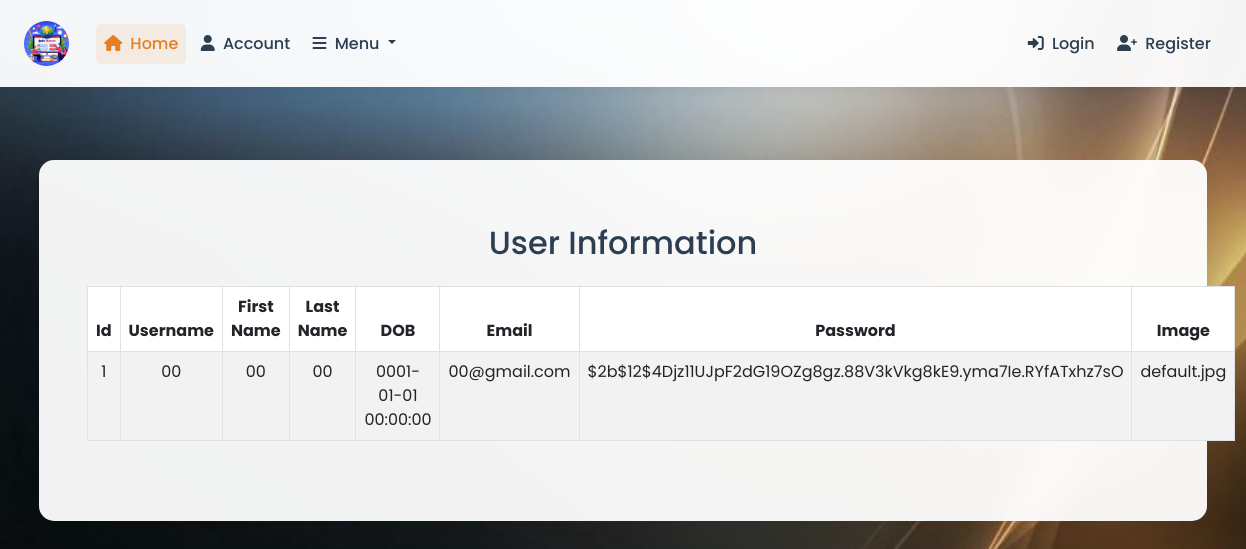
Page /users_list on the earlier database version.
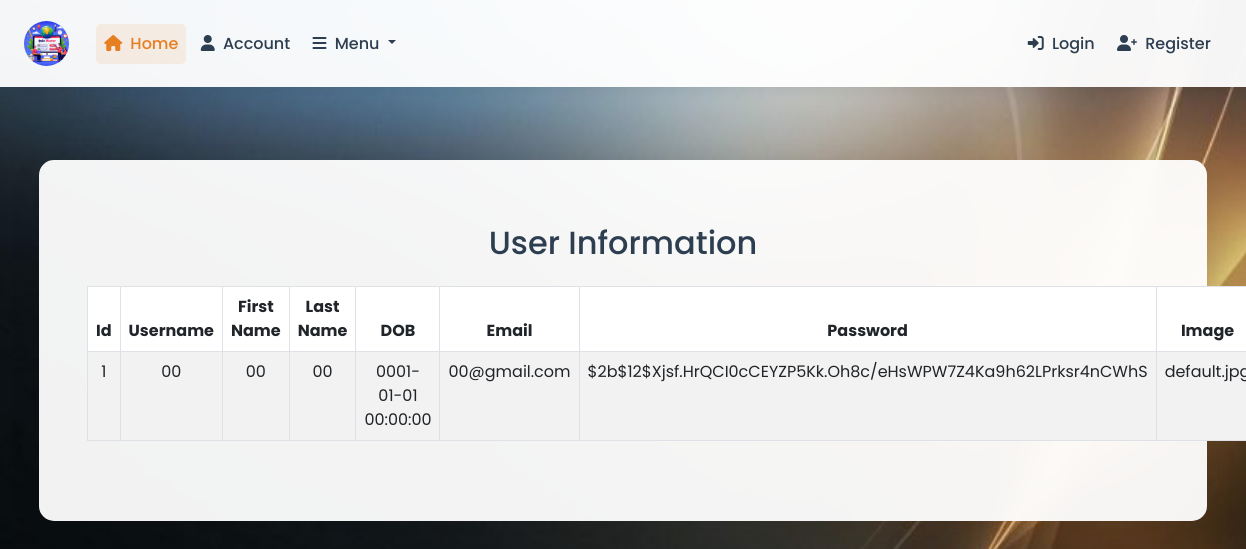
Same page on the later database version.
### App/models.py (models this page shows, shortened)
class User(db.Model, UserMixin):
    id = db.Column(db.Integer, primary_key=True)
    username = db.Column(db.String(20), nullable=False)
    name = db.Column(db.String(20), nullable=False)
    lname = db.Column(db.String(20), nullable=False)
    dob = db.Column(db.DateTime, nullable=False, default=datetime.utcnow)
    email = db.Column(db.String(20), nullable=False)
    password = db.Column(db.String(20), nullable=False)
    image_file = db.Column(db.String(20), nullable=False, default='default.jpg')

### App/routes.py (the view)
@app.route('/users_list', methods = ['GET', 'POST'])
def users_list():
    users = User.query.all()
    return render_template('users_list.html',  title = 'Users', users = users)

### App/templates/users_list.html
{% extends "layout.html" %}
{% block content %}
<div class="container my-40">
    <h2 class="text-center mb-4">User Information</h2>
    <table class="table table-bordered table-striped table-hover text-center">
        <thead class="thead-dark">
            <tr>
                <th>Id</th>
                <th>Username</th>
                <th>First Name</th>
                <th>Last Name</th>
                <th>DOB</th>
                <th>Email</th>
                <th>Password</th>
                <th>Image</th>
            </tr>
        </thead>
        <tbody>
            {% for user in users %}
            <tr>
                <td>{{ user.id }}</td>
                <td>{{ user.username }}</td>
                <td>{{ user.name }}</td>
                <td>{{ user.lname }}</td>
                <td>{{ user.dob }}</td>
                <td>{{ user.email }}</td>
                <td>{{ user.password }}</td>
                <td>{{ user.image_file }}</td>
            </tr>
            {% endfor %}
        </tbody>
    </table>
</div>
{% endblock content %}

Differences in the rows shown:
changed User "00@gmail.com": password "$2b$12$4Djz11UJpF2dG19OZg8gz.88V3kVkg8kE9.yma7Ie.RYfATxhz7sO" → "$2b$12$Xjsf.HrQCI0cCEYZP5Kk.Oh8c/eHsWPW7Z4Ka9h62LPrksr4nCWhS"
